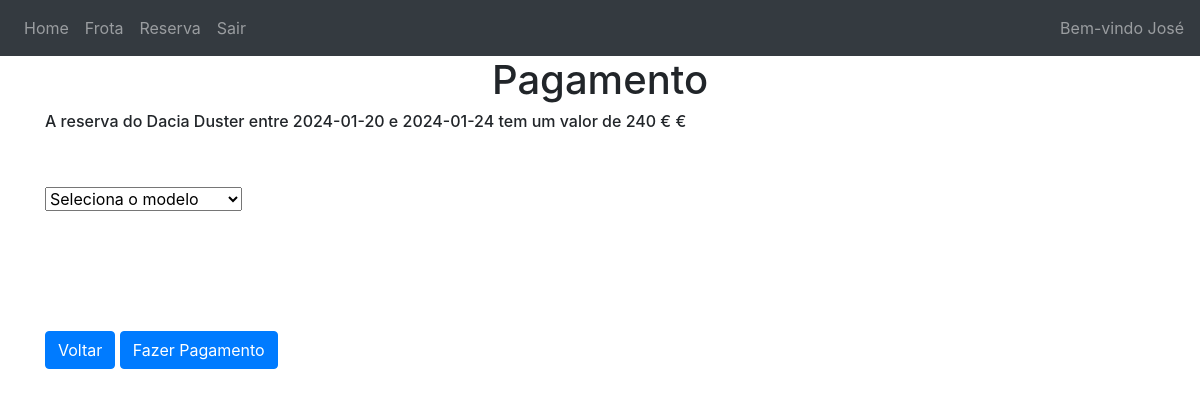
The page /pagamento?id=10 (signed in) on the database its author committed.
### website/models.py (models this page shows)
class Utilizador(db.Model, UserMixin):
    id = db.Column(db.Integer, primary_key=True)
    email = db.Column(db.String(150), unique=True)
    nome = db.Column(db.String(150))
    apelido = db.Column(db.String(150))
    datanascimento = db.Column(db.Date())
    password = db.Column(db.String(150))
    reservas = db.relationship('Reservas')

class Reservas(db.Model):
    id = db.Column(db.Integer, primary_key=True)
    carro_marca = db.Column(db.String(150))
    carro_modelo = db.Column(db.String(150))
    carro_matricula = db.Column(db.String(150), db.ForeignKey('modelo.matricula'))
    date = db.Column(db.DateTime(timezone=True), default=func.now())  # usar registo temporal as reservas dos carros
    data_inicial = db.Column(db.Date())
    data_final = db.Column(db.Date())
    preco_total = db.Column(db.Integer)
    divida = db.Column(db.Integer)
    pagamento = db.Column(db.Integer, default=0)
    utilizador_id = db.Column(db.Integer, db.ForeignKey('utilizador.id'))  # usar este codigo para definir reservas

### website/views.py (the view, shortened to what this page needs)
@views.route('/pagamento', methods=['GET', 'POST'])
@login_required
def pagamento():
    if request.method == 'POST':
        id = request.form.get('id')
    else:
        id=request.args.get('id')
    reserva = Reservas.query.filter_by(id=id, utilizador_id=current_user.id).first()
    carro = reserva.carro_marca
    modelo = reserva.carro_modelo
    precototal = reserva.preco_total
    data_inicial = reserva.data_inicial
    data_final = reserva.data_final
    tipo_pagamento = request.form.get('pagamento')
    return render_template("pagamento.html", utilizador=current_user,
                           carro=carro, modelo=modelo, precoTotal=precototal, dataInicial=data_inicial,
                           dataFinal=data_final, id=id)

### website/__init__.py (called while the page is built)
def create_app():
    app = Flask(__name__, static_url_path='/static')
    app.config['SECRET_KEY'] = 'v'
    app.config['SQLALCHEMY_DATABASE_URI'] = f'sqlite:///{DB_NAME}'
    db.init_app(app)
    from .views import views
    from .auth import auth
    app.register_blueprint(views, url_prefix='/')
    app.register_blueprint(auth, url_prefix='/')
    from .models import Utilizador, Reservas, Carro, Modelo
    create_database(app)
    login_manager = LoginManager()
    login_manager.login_view = 'auth.login'
    login_manager.init_app(app)
    @login_manager.user_loader
    def load_user(id):
        return Utilizador.query.get(int(id))
    return app

### website/templates/pagamento.html (shortened to what this page needs)
{%extends "base.html"%}
{% block content%}
<h1 align="center">Pagamento</h1>
<div class="bg-light d-inline">
        <h6> A reserva do {{carro}} {{modelo}} entre {{dataInicial}} e {{dataFinal}} tem um valor de {{precoTotal}} €</h6>
            </div>
<br><br>
<form method="POST" action="/pagamento">
    <select name="pagamento" id="pagamento" onchange="mostrarCaixaIban()">
        <option value="">Seleciona o modelo</option>
    </select>
<br><br>
<br><br>
<br><br>
<div>
    <a href="/rent-a-car" class="btn btn-primary justify-content-between">Voltar</a>
    <button type="submit" class="btn btn-primary text-right justify-content-between">Fazer Pagamento</button>
    </div>
</form>
{% endblock%}

### website/templates/base.html (shortened to what this page needs)
<!DOCTYPE html>
<html lang="en">
<head>
    <link
            rel="stylesheet"
            href="https://stackpath.bootstrapcdn.com/bootstrap/4.4.1/css/bootstrap.min.css"
    />
    <link
            rel="stylesheet"
            href="https://stackpath.bootstrapcdn.com/font-awesome/4.7.0/css/font-awesome.min.css"
    />
</head>
<body>
<nav class="navbar navbar-expand-lg navbar-dark bg-dark">
    <div class="collapse navbar-collapse" id="navbar">
        <div class="navbar-nav">
            {%if utilizador.is_authenticated %}
            <a class="nav-item nav-link" id="home" href="/">Home</a>
            <a class="nav-item nav-link" id="carList" href="/carList">Frota</a>
            <a class="nav-item nav-link" id="rent-a-car" href="/rent-a-car">Reserva</a>
            <a class="nav-item nav-link" id="logout" href="/logout">Sair</a>
            {% else %}
            <a class="nav-item nav-link" id="login" href="/login">Entrar</a>
            <a class="nav-item nav-link" id="signUp" href="/sign-up">Regsitar</a>
            {%endif%}
        </div>
    </div>
    {%if utilizador.is_authenticated %}
    <span class="nav-item" style="color: rgba(255,255,255,.5);margin-left: auto;">Bem-vindo {{utilizador.nome}}</span>
    {%endif%}
</nav>
<div class="container">{% block content%}{% endblock%}</div>
</body>
</html>

### rows shown on the page
Utilizador: nome "José"
Reservas: carro_marca "Dacia", carro_modelo "Duster", data_inicial "2024-01-20", data_final "2024-01-24", preco_total "240 €"
